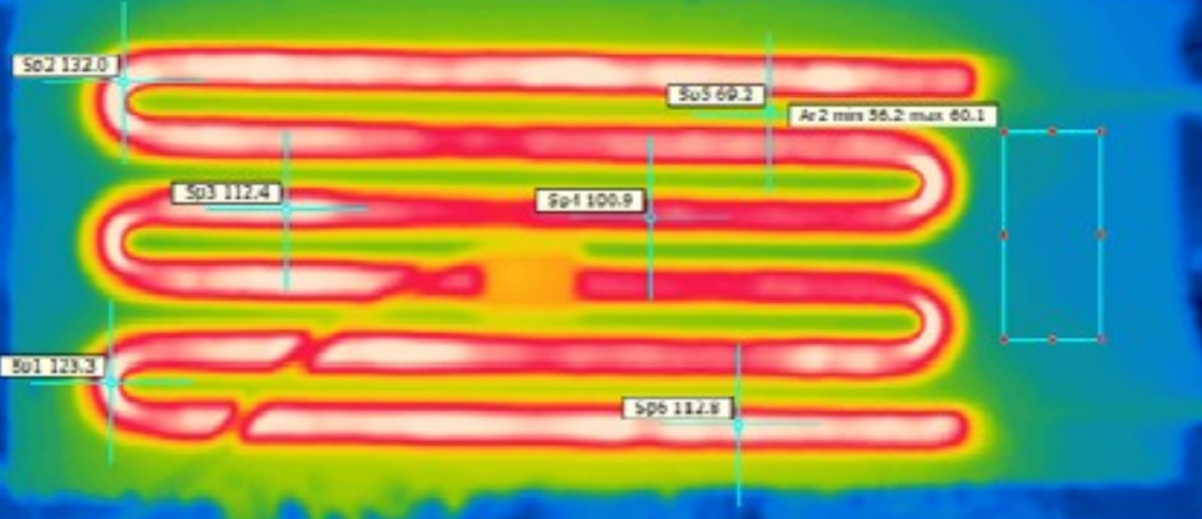
#> input picture tests/ref/termo_ref.png, 1202 x 519 px, found by its file name
$ jupyter execute --allow-errors flexible_heatter.ipynb
#> lines starting #> are read from the running program, lines starting #| are printed output that depends on the picture; after the words box and inside, x2 and y2 are one past the last pixel; in counts of white or black regions, pixels touching at a corner belong together
[cell 1]
import cv2
import numpy as np
import matplotlib.pyplot as plt

[cell 2]
image_8bit = cv2.imread("/home/angelika/Desktop/8_term/R_D/ref/termo_ref.png", cv2.IMREAD_GRAYSCALE)
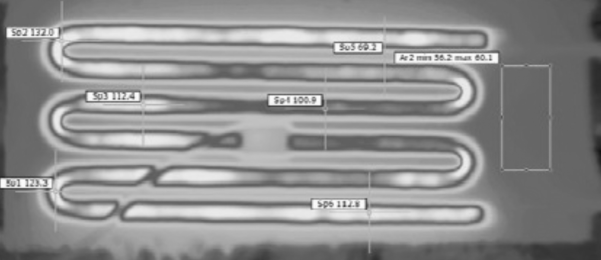
#> image_8bit: shape (519, 1202) (shown at 1/2 size); min 17, max 252, mean 143.3

[cell 3]
plt.figure(figsize=(8, 6))
plt.imshow(image_8bit)
plt.title('8-битное одноканальное изображение')
plt.axis('off')
plt.show()

hist,bins = np.histogram(image_8bit.flatten(),256,[0,256])
#> hist = 256 values, max 29989 at index 105, min 0 at index 0, mean 2436.9; bins = 257 values from 0 to 256

cdf = hist.cumsum()
#> cdf = 256 values from 0 to 623838
cdf_normalized = cdf * float(hist.max()) / cdf.max()
#> cdf_normalized = 256 values from 0 to 29989
plt.plot(cdf_normalized, color = 'b')
plt.hist(image_8bit.flatten(),256,[0,256], color = 'r')
plt.xlim([0,256])
plt.legend(('Функция распределения','Гистограмма'), loc = 'upper left')
plt.show()
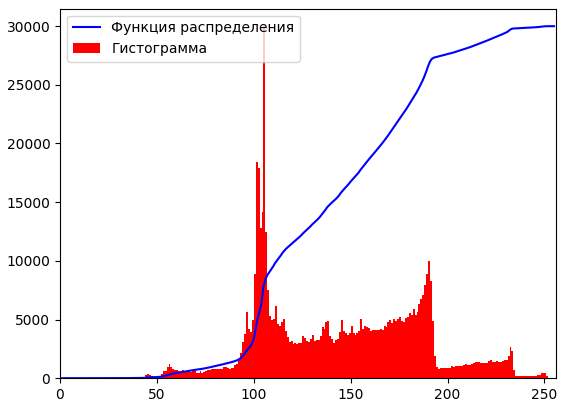
#> figure drawn by matplotlib, 1 panel; tallest bar 29989 high, from x = 105 to 106; curve peaks at x = 252, y = 29989

[cell 4]
image = image_8bit.astype(np.int16)
plt.figure(figsize=(8, 6))
plt.imshow(image)
plt.title('16-bit Thermal Image')
plt.axis('off')
plt.show()
hist,bins = np.histogram(image.flatten(),256,[0,256])

cdf = hist.cumsum()
cdf_normalized = cdf * float(hist.max()) / cdf.max()
plt.plot(cdf_normalized, color = 'b')
plt.hist(image.flatten(),256,[0,256], color = 'r')
plt.xlim([0,256])
plt.legend(('cdf','histogram'), loc = 'upper left')
plt.show()

[cell 5]
#norm_image = cv2.normalize(image, None, 0, 255, cv2.NORM_MINMAX).astype(np.uint8)
mean, std = image_8bit.mean(), image_8bit.std()
#> mean = 143.3; std = 41.32
norm_image = ((image_8bit - mean) / std * 255).astype(np.uint8)
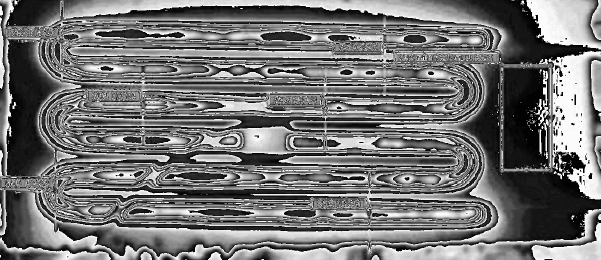
#> norm_image: shape (519, 1202) (shown at 1/2 size); min 1, max 255, mean 115.6
hist,bins = np.histogram(norm_image.flatten(),256,[0,256])
#> hist = 256 values, max 29993 at index 20, min 0 at index 0, mean 2436.9

cdf = hist.cumsum()
cdf_normalized = cdf * float(hist.max()) / cdf.max()
#> cdf_normalized = 256 values from 0 to 29993
plt.plot(cdf_normalized, color = 'b')
plt.hist(norm_image.flatten(),256,[0,256], color = 'r')
plt.xlim([0,256])
plt.legend(('cdf','histogram'), loc = 'upper left')
plt.show()

[cell 6]
print(len(norm_image))
#| 519

[cell 7]
plt.figure(figsize=(8, 6))
plt.imshow(norm_image)
plt.colorbar(label='Интенсивость(0-255)')
plt.title('Нормализация через параметры распределения')
plt.axis('off')
plt.show()

[cell 8]
hist,bins = np.histogram(norm_image.flatten(),256,[0,256])

cdf = hist.cumsum()
cdf_normalized = cdf * float(hist.max()) / cdf.max()
plt.plot(cdf_normalized, color = 'b')
plt.hist(image.flatten(),256,[0,256], color = 'r')
plt.xlim([0,256])
plt.legend(('cdf','histogram'), loc = 'upper left')
plt.show()

[cell 9]
_, mask = cv2.threshold(norm_image, 170, 255, cv2.THRESH_BINARY)
#> mask: shape (519, 1202); 33.2% white; 1522 white regions (1067 under 20 px), largest, box (x1, y1, x2, y2) and area: (71, 127, 987, 481) 32011, (1097, 101, 1202, 399) 16809, (126, 0, 1010, 101) 14445
plt.figure(figsize=(8, 6))
plt.imshow(mask)
plt.colorbar(label='Normalized Intensity (0-255)')
plt.title('Normalized 16-bit Thermal Image')
plt.axis('off')
plt.show()

[cell 10]
thresh = cv2.adaptiveThreshold(norm_image, 255, cv2.ADAPTIVE_THRESH_GAUSSIAN_C,
                               cv2.THRESH_BINARY, 31, 7)
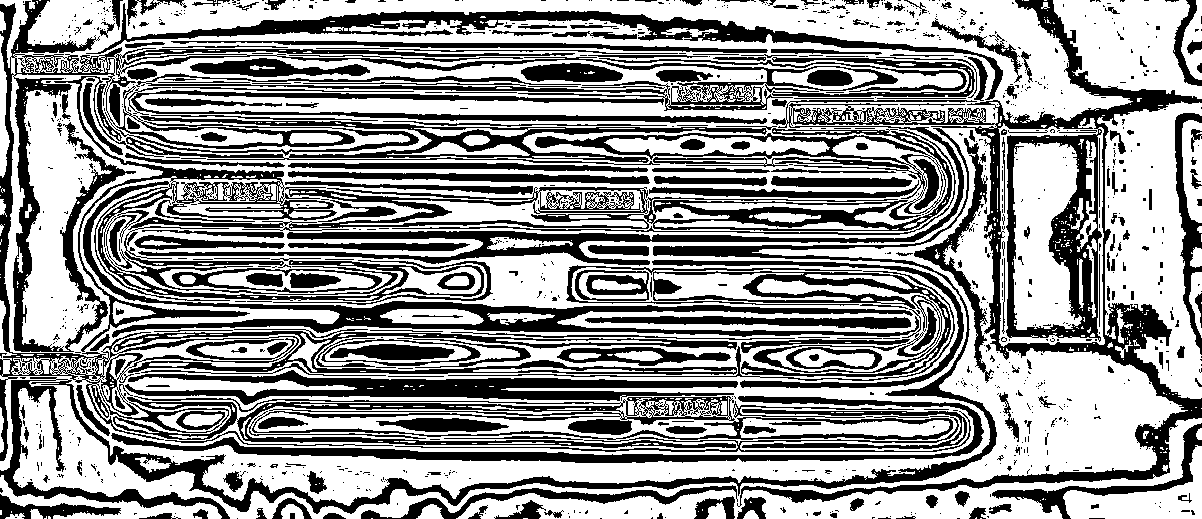
#> thresh: shape (519, 1202); 58.4% white; 1072 black regions (795 under 20 px)
# [7 lines of commented-out code are left out]
contours, _ = cv2.findContours(thresh, 1, 2)
#> contours = 3229 contours, 2585 with area under 20; largest, box (x1, y1, x2, y2) and area: (0, 0, 1202, 519) 519662, (998, 118, 1105, 347) 21816, (1005, 128, 1103, 343) 18592, (1097, 101, 1202, 399) 17926, (30, 127, 998, 515) 14192
mask = norm_image.copy()
cv2.drawContours(mask, contours, -1, (0, 0, 0), 6)

mask_image = cv2.bitwise_and(norm_image, mask)

masked_image_rgb = cv2.cvtColor(mask_image, cv2.COLOR_BGR2RGB)

plt.figure(figsize=(10, 6))
plt.imshow(masked_image_rgb)
plt.title('Image with Canny')
plt.axis('off')
plt.show()

[cell 11]
contours, _ = cv2.findContours(mask, cv2.RETR_EXTERNAL, cv2.CHAIN_APPROX_SIMPLE)
#> contours = 983 contours, 754 with area under 20; largest, box (x1, y1, x2, y2) and area: (994, 353, 1176, 472) 12446, (1109, 106, 1198, 395) 10309, (1058, 4, 1198, 94) 7124, (26, 96, 92, 343) 7042, (1017, 147, 1074, 326) 6818
contour_img = cv2.cvtColor(mask, cv2.COLOR_GRAY2BGR)
cv2.drawContours(contour_img, contours, -1, (255, 0, 0), 3)
plt.figure(figsize=(8, 6))
plt.imshow(contour_img)
plt.title('contour_img')
plt.axis('off')
plt.show()
## графовый анализ_?

[cell 12]
_, mask = cv2.threshold(norm_image, 120, 255, cv2.THRESH_OTSU)
#> mask: shape (519, 1202); 46% white; 508 white regions (376 under 20 px), largest, box (x1, y1, x2, y2) and area: (0, 0, 1202, 519) 213794, (1097, 101, 1202, 399) 17609, (1053, 0, 1202, 99) 9958
plt.figure(figsize=(8, 6))
plt.imshow(mask)
plt.title('Mask')
plt.axis('off')
plt.show()

[cell 13]
equ = cv2.equalizeHist(image_8bit)
res = np.hstack((image, equ))
plt.figure(figsize=(8, 6))
plt.imshow(res)
plt.title('Equanzation')
plt.axis('off')
plt.show()

[cell 14]
clahe = cv2.createCLAHE(clipLimit=10, tileGridSize=(8,8))
cl1 = clahe.apply(image_8bit)
equ = cv2.equalizeHist(image_8bit)
res = np.hstack((image, cl1))
plt.figure(figsize=(8, 6))
plt.imshow(res)
plt.title('CLAHE')
plt.axis('off')
plt.show()

[cell 15]
thresh = cv2.adaptiveThreshold(cl1, 255, cv2.ADAPTIVE_THRESH_GAUSSIAN_C,
                               cv2.THRESH_BINARY, 31, 7)
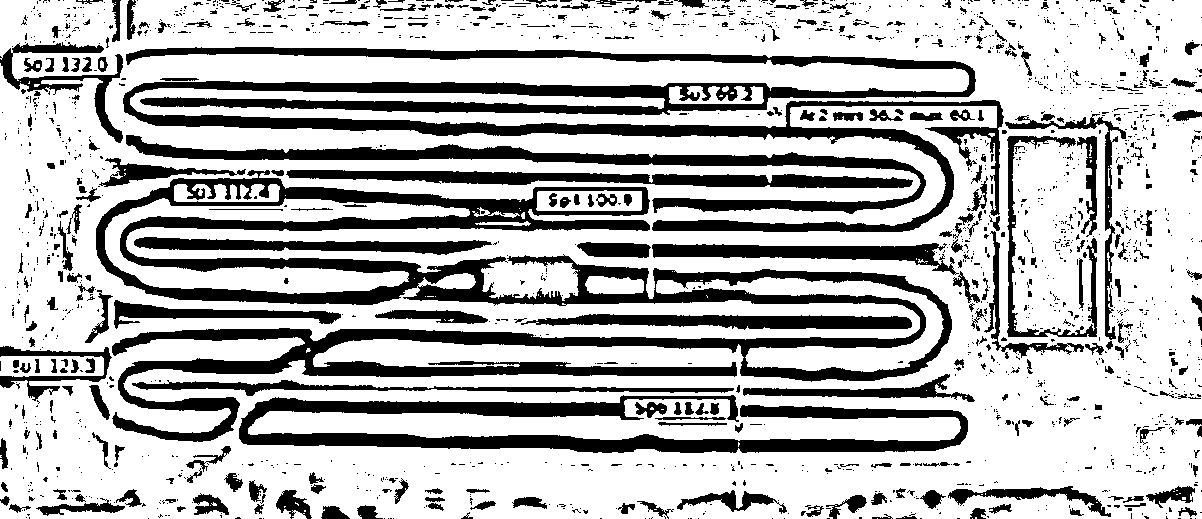
#> thresh: shape (519, 1202); 71.4% white; 1812 black regions (1492 under 20 px)
thresh_1 = cv2.adaptiveThreshold(norm_image, 255, cv2.ADAPTIVE_THRESH_GAUSSIAN_C,
                               cv2.THRESH_BINARY, 31, 7)
# [7 lines of commented-out code are left out]
contours, _ = cv2.findContours(thresh, 1, 2)
#> contours = 2307 contours, 1878 with area under 20; largest, box (x1, y1, x2, y2) and area: (0, 0, 1202, 519) 611498, (95, 169, 953, 443) 77338, (122, 46, 1005, 233) 38504, (238, 394, 969, 454) 18122, (125, 134, 927, 215) 11940
mask = cl1.copy()
cv2.drawContours(mask, contours, -1, (0, 0, 0), 6)

mask_image = cv2.bitwise_and(cl1, mask)

masked_image_rgb = cv2.cvtColor(mask_image, cv2.COLOR_BGR2RGB)


contours1, _ = cv2.findContours(thresh_1, 1, 2)
#> contours1 = 3229 contours, 2585 with area under 20; largest, box (x1, y1, x2, y2) and area: (0, 0, 1202, 519) 519662, (998, 118, 1105, 347) 21816, (1005, 128, 1103, 343) 18592, (1097, 101, 1202, 399) 17926, (30, 127, 998, 515) 14192
mask1 = norm_image.copy()
cv2.drawContours(mask1, contours1, -1, (0, 0, 0), 6)

mask_image1 = cv2.bitwise_and(norm_image, mask1)

masked_image_rgb1 = cv2.cvtColor(mask_image1, cv2.COLOR_BGR2RGB)

res = np.hstack((masked_image_rgb, masked_image_rgb1))
#> res: shape (519, 2404, 3)


plt.figure(figsize=(10, 6))
plt.imshow(res)
plt.title('Check_contours and applyed on clahe_img and norm_image')
plt.axis('off')
plt.show()

[cell 16]
# Убираем шум морфологической операцией — удаляем мелкие пятна
kernel = np.ones((3, 3), np.uint8)
mask = cv2.morphologyEx(masked_image_rgb1, cv2.MORPH_OPEN, kernel, iterations=1)
#> mask: shape (519, 1202, 3)
plt.figure(figsize=(10, 6))
plt.imshow(res)
plt.title('norm_without noise')
plt.axis('off')
plt.show()

[cell 17]
mask_new = np.zeros_like(masked_image_rgb1)

# Рисуем контуры на маске (заливка цветом 255)
cv2.drawContours(mask_new, contours1, -1, 255, thickness=cv2.FILLED)
plt.figure(figsize=(10, 6))
plt.imshow(mask_new)
plt.title('norm')
plt.axis('off')
plt.show()

[cell 18]
_, mask = cv2.threshold(cl1, 175, 255, cv2.THRESH_BINARY)
#> mask: shape (519, 1202); 25.4% white; 120 white regions (68 under 20 px), largest, box (x1, y1, x2, y2) and area: (66, 379, 997, 492) 22751, (126, 106, 997, 388) 21987, (106, 55, 923, 149) 21476
plt.figure(figsize=(8, 6))
plt.imshow(mask)
plt.title('Normalized 16-bit Thermal Image')
plt.axis('off')
plt.show()

## Morphological Transformations
### 1. Erosion

[cell 19]
kernels = {
    '3x3': np.ones((3, 3), np.uint8),
    '5x5': np.ones((5, 5), np.uint8),
    '9x9': np.ones((9, 9), np.uint8)
}
erosions = [cv2.erode(image, kernel, iterations=1) for kernel in kernels.values()]
#> erosions = 3 items

titles = ['Original'] + list(kernels.keys())
results = [image] + erosions
#> results = 4 items
comparison = np.hstack(results)

plt.figure(figsize=(20, 20))
plt.imshow(comparison, cmap='gray')
plt.title('Erosion with Different Kernels')
plt.axis('off')
plt.show()

### 2. Dilation

[cell 20]
dilations = [cv2.dilate(image, kernel, iterations=1) for kernel in kernels.values()]
#> dilations = 3 items

results = [image] + dilations
comparison = np.hstack(results)
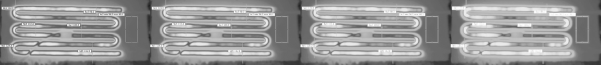
#> comparison: shape (519, 4808) int16 (shown at 1/8 size); min 17, max 252, mean 151.2

plt.figure(figsize=(20, 20))
plt.imshow(comparison, cmap='gray')
plt.title('Dilation with Different Kernels')
plt.axis('off')
plt.show()

### 3. Opening
Opening is just another name of erosion followed by dilation. It is useful in removing noise, as we explained above. Here we use the function, cv.morphologyEx()

[cell 21]
kernels_ = {
    '3x3': np.ones((3, 3), np.uint8),
    '9x9': np.ones((9, 9), np.uint8)
}
opening = [cv2.morphologyEx(image, cv2.MORPH_OPEN, kernel) for kernel in kernels_.values()]
#> opening = 2 items

results = [image] + opening
#> results = 3 items
comparison = np.hstack(results)
#> comparison: shape (519, 3606) int16

plt.figure(figsize=(20, 20))
plt.imshow(comparison, cmap='gray')
plt.title('opening with Different Kernels')
plt.axis('off')
plt.show()

### 4. Closing

[cell 22]
closings = [cv2.morphologyEx(image, cv2.MORPH_CLOSE, kernel) for kernel in kernels_.values()]
#> closings = 2 items

results = [image] + closings
comparison = np.hstack(results)
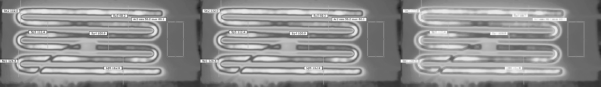
#> comparison: shape (519, 3606) int16 (shown at 1/6 size); min 17, max 252, mean 145

plt.figure(figsize=(20, 20))
plt.imshow(comparison, cmap='gray')
plt.title('opening with Different Kernels')
plt.axis('off')
plt.show()

### 5. Morphological Gradient

[cell 23]
gradient = [cv2.morphologyEx(image, cv2.MORPH_GRADIENT, kernel) for kernel in kernels_.values()]
#> gradient = 2 items

results = [image] + gradient
comparison = np.hstack(results)

plt.figure(figsize=(20, 20))
plt.imshow(comparison, cmap='gray')
plt.title('opening with Different Kernels')
plt.axis('off')
plt.show()

## CANNY

[cell 24]

edges = cv2.Canny(image_8bit, 10, 150)
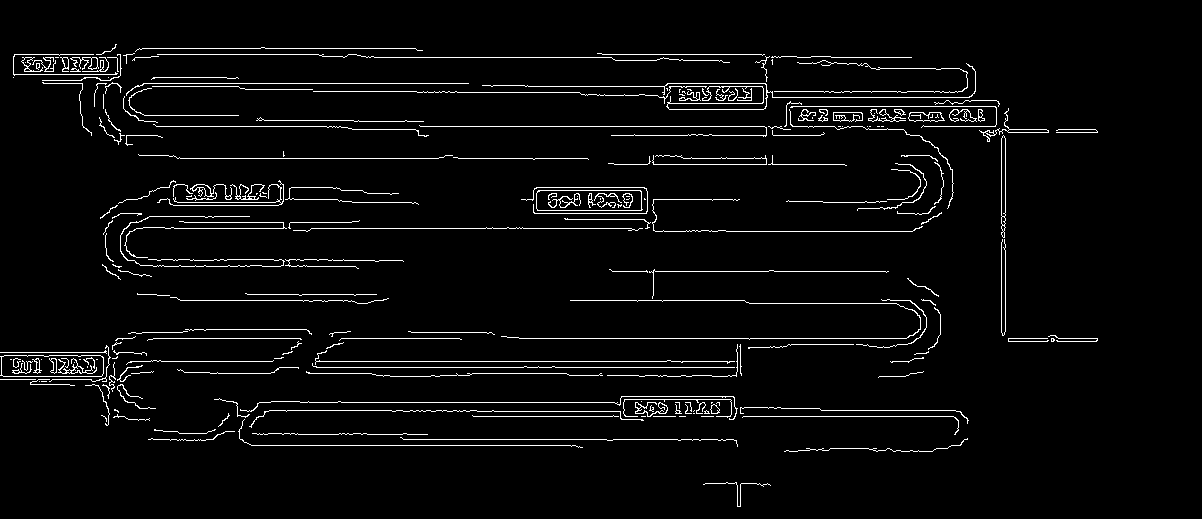
#> edges: shape (519, 1202); 3.7% white in thin lines or dots, all inside (x1, y1, x2, y2) = (0, 44, 1098, 507)
contours, _ = cv2.findContours(edges, cv2.RETR_EXTERNAL, cv2.CHAIN_APPROX_SIMPLE)
#> contours = 206 contours, 185 with area under 20; largest, box (x1, y1, x2, y2) and area: (0, 355, 104, 377) 2124, (536, 190, 643, 211) 2096, (1001, 135, 1006, 238) 373, (908, 112, 945, 122) 258, (979, 108, 1049, 142) 168

mask = image_8bit.copy()
cv2.drawContours(mask, contours, -1, (0, 0, 0), 6)
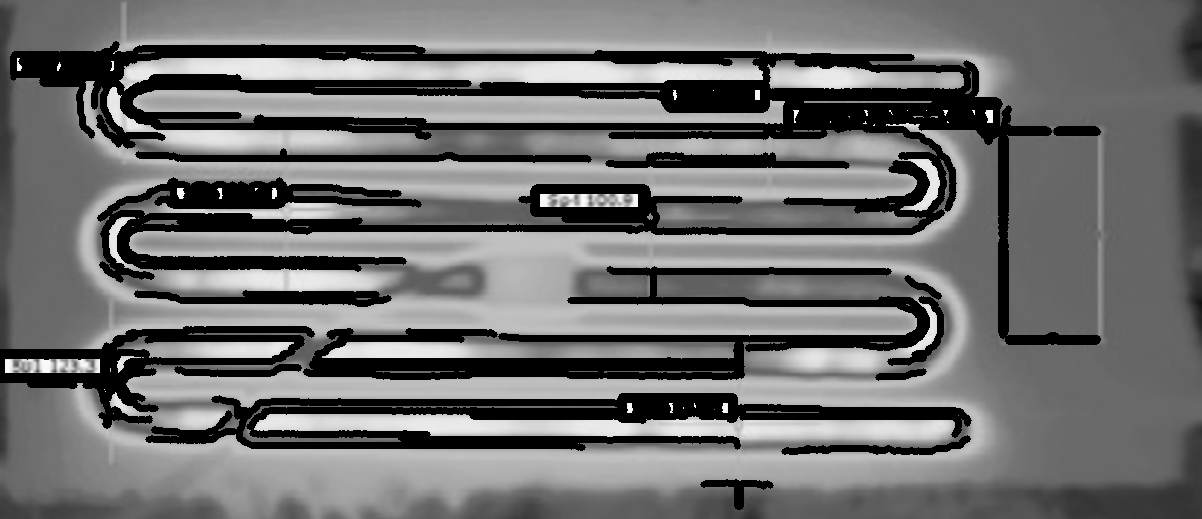
#> mask: shape (519, 1202); min 0, max 252, mean 110.9

mask_image = cv2.bitwise_and(image_8bit, mask)

masked_image_rgb = cv2.cvtColor(mask_image, cv2.COLOR_BGR2RGB)

plt.figure(figsize=(10, 6))
plt.imshow(masked_image_rgb)
plt.title('Изображение с использованием оператора Кэнни')
plt.axis('off')
plt.show()
